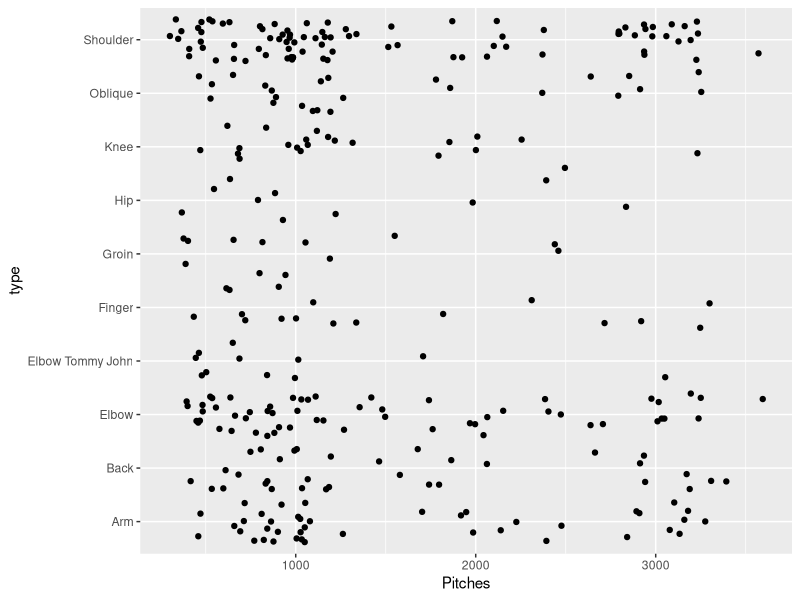
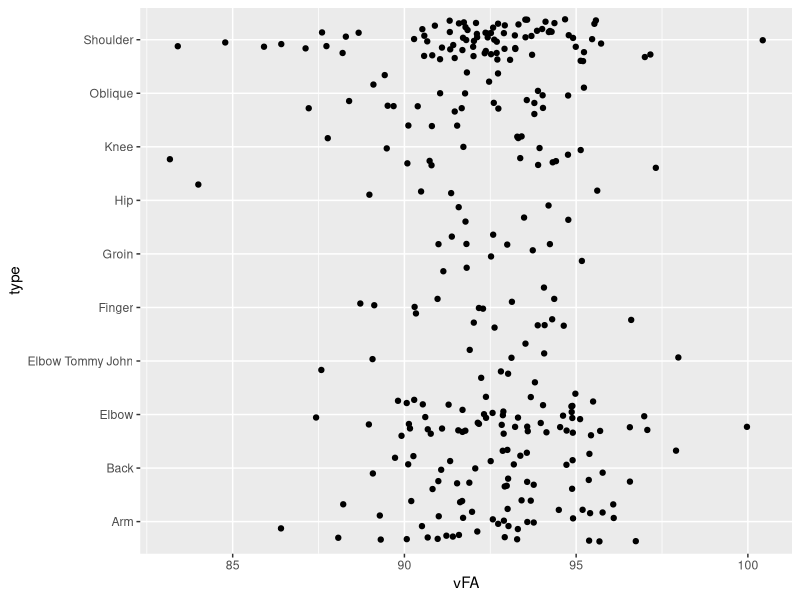
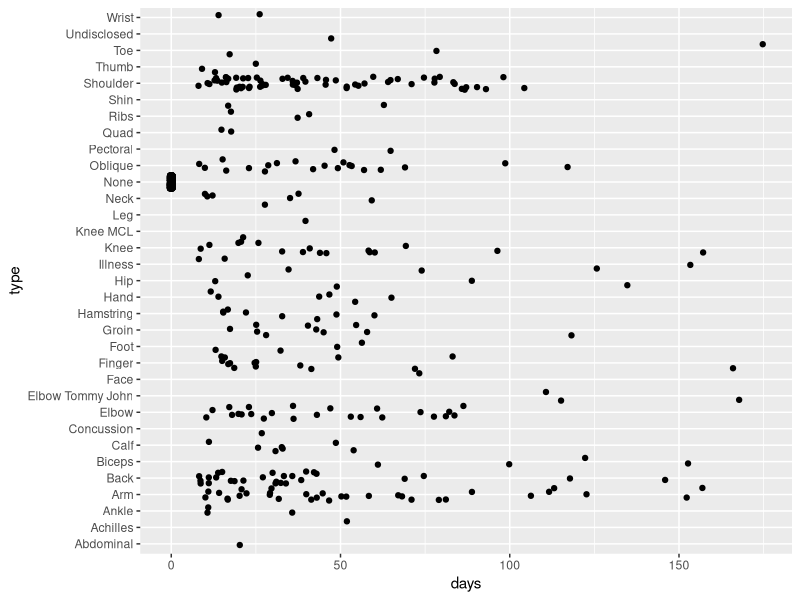
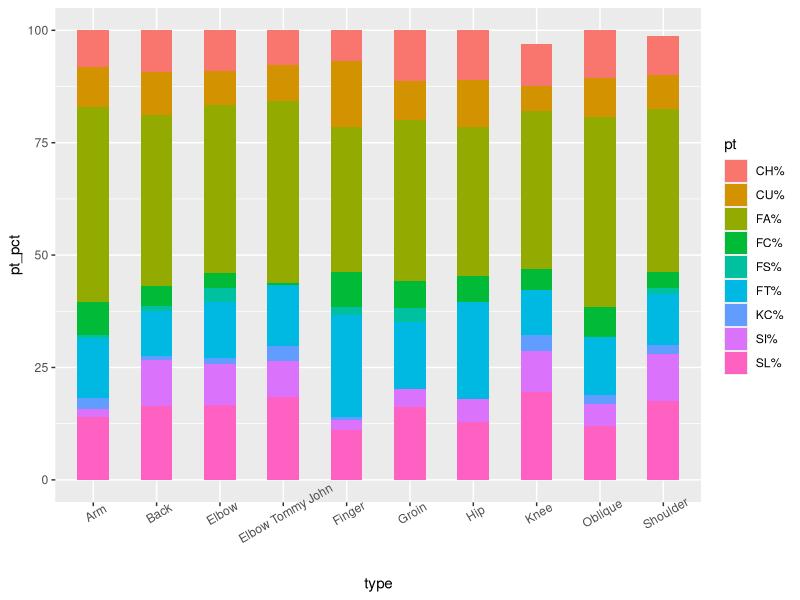
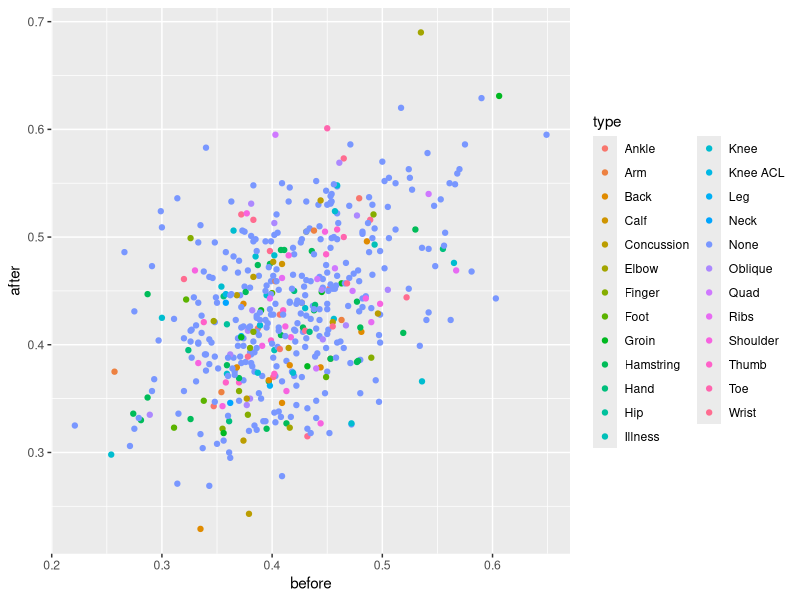
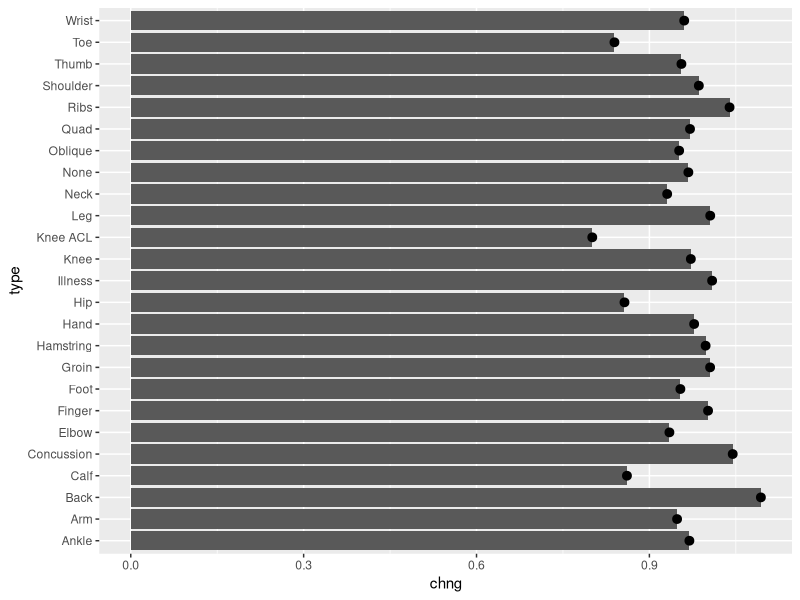
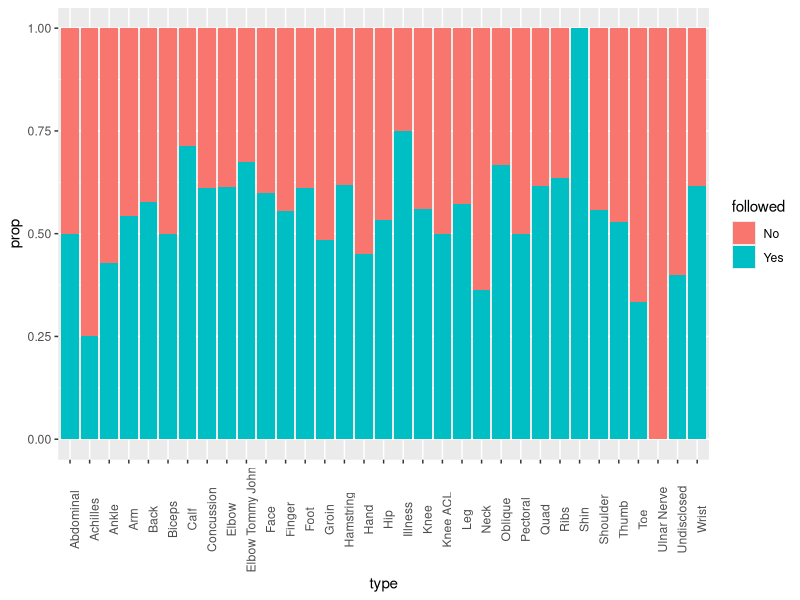

Reproduce these figures in R, in order. (Note: this script raises an error after producing the figures.)
## ---- chunk 1
knitr::opts_chunk$set(warning = F,
                      message = F)
## ---- chunk 2
# Install all necessary packages
library(dplyr)
library(tidyverse)
library(ggplot2)
library(zoo)
## ---- chunk 3
pitches_2015 <- read_csv('./data/Pitchers2015.csv')
injuries_2016 <- read_csv('./data/injuries_2016.csv')

pitches_2016 <- read_csv('./data/Pitchers2016.csv')
injuries_2017 <- read_csv('./data/injuries_2017.csv')

# join each year before concatting them
joined1 <- merge(injuries_2016, pitches_2015, by.x = "name", by.y = "name", all.y = T)
joined1$year <- '2016'

joined2 <- merge(injuries_2017, pitches_2016, by.x = "name", by.y = "name", all.y = T)
joined2$year <- '2017'

joined <- rbind(joined1, joined2)

joined_pitchers <- filter(joined, pos == "RP" | pos == "SP")

# if a player has multiple injuries, encoded as Injury1/Injury2/... First is most serious, so just consider that
extract_injury <- function(val) { strsplit(val, "/")[[1]][[1]] }

# clean up the data
# @param df pitch dataframe joined with injury data
clean <- function(df) {
  percent_cols <- colnames(df)[8:16]
  f <- function(val) { sub("%", "", val) }
  df[percent_cols] <- sapply(df[percent_cols], f)
  df[percent_cols] <- sapply(df[percent_cols], as.numeric)
  # if a pitcher never throws a pitch
  df[percent_cols][is.na(df[percent_cols])] <- 0
  df$type[is.na(df$type)] <- "None"
  df$days[is.na(df$days)] <- 0

  df$type <- sapply(df$type, extract_injury)
  
  df
}

# lastly, let's only consider injury types suffered by at least 10 players
joined <- clean(joined)
joined_pitchers <- clean(joined_pitchers)
joined_pitchers <- mutate(group_by(joined_pitchers, type), cnt = n())
joined_pitchers <- filter(joined_pitchers, cnt >= 10)
## ---- chunk 4
ggplot(joined_pitchers, aes(x=type, y=Pitches)) + geom_jitter() + coord_flip()
ggplot(joined_pitchers, aes(x=type, y=vFA)) + geom_jitter() + coord_flip()
## ---- chunk 5
ggplot(filter(joined, days < 180), aes(x=type, y=days)) + geom_jitter() + coord_flip()
## ---- chunk 6
percent_cols <- colnames(joined)[8:16]
# we want Fastball percentage first
# tidy the data so we can facet on pitch types
g <- gather(filter(joined_pitchers), pt, pt_pct, percent_cols)
levels(g$pt) <- percent_cols
g <- arrange(g, pt)
ggplot(g, aes(x = type, y = pt_pct, fill = pt, order = pt)) + geom_bar(stat="summary", width = 0.5) + theme(axis.text.x = element_text(angle=30))
## ---- chunk 7
# Prepare the data
injuries2015 <- read_csv('./data/injuries_2015.csv')
injuries2016 <- read_csv('./data/injuries_2016.csv')

df2014 <- read_csv('./data/batters2014.csv')
df2015 <- read_csv('./data/batters2015.csv')
df2016 <- read_csv('./data/batters2016.csv')
df2017 <- read_csv('./data/batters2017.csv')

df2014$year <- 2014
df2015$year <- 2015
df2016$year <- 2016
df2017$year <- 2017

# tidy the data for a three year period
process <- function(data, injuries) {
  # we only want players who played in each season, and batted at least 150 times in 2015/2017
  data <- mutate(group_by(data, name), cnt = n())
  first_yr <- min(data$year)
  third_yr <- max(data$year)
  scnd_year <- (first_yr + third_yr) / 2
  data <- filter(data, cnt == 3 & year != scnd_year)
  # tidy till before and after
  data <- mutate(data, occ = if_else(year == first_yr, "before", "after"))
  data <- data %>% select(name, occ, SLG)
  data <- spread(data, occ, SLG)
  # merge the injuries
  data <- merge(data, injuries, by.x = "name", by.y = "name", all.x = T)
  data$type[is.na(data$type)] <- "None"
  data$type <- sapply(data$type, extract_injury)
  data
}

bat1 <- rbind(df2015, df2016, df2017)
bat2 <- rbind(df2014, df2015, df2016)

bat1 <- process(bat1, injuries2016)
bat2 <- process(bat2, injuries2015)

bat <- rbind(bat1, bat2)
## ---- chunk 8
ggplot(bat, aes(before, after)) + geom_point(aes(color = type))
## ---- chunk 9
bat <- mutate(bat, chng = before / after)
ggplot(bat) + geom_bar(aes(x = type, y = chng), stat="summary") + stat_summary(aes(x = type, y = chng), fun.y = "mean") + coord_flip()
## ---- chunk 10
# process injury data
i1 <- read_csv('./data/injuries_2015.csv')
i2 <- read_csv('./data/injuries_2016.csv')
i3 <- read_csv('./data/injuries_2017.csv')

i1$year = 2015
i2$year = 2016
i3$year = 2017

iAll <- rbind(i1, i2, i3)
iAll <- arrange(iAll, name, year)
iAll <- mutate(group_by(iAll, name), cnt = n())
# data <- mutate(data, occ = if_else(year == first_yr, "before", "after"))
iAll <- iAll %>% mutate(was_followed = if_else(cnt > 1 & year != 2017, 1, 0))
# remove 2017
iAll <- filter(iAll, year != 2017)
iAll$type <- sapply(iAll$type, extract_injury)
iAll <- iAll %>% group_by(type, was_followed) %>%
          summarise(num_i = n()) %>%
          mutate(prop = num_i / sum(num_i))
## ---- chunk 11
# 2-D Mosaic Plot/Stacked bar chart
iAll <- iAll %>% mutate(followed = if_else(was_followed == 0, "No", "Yes"))
ggplot(iAll, aes(x = type, y = prop, fill = followed)) + geom_bar(stat = "identity") + theme(axis.text.x = element_text(angle=90))
## ---- chunk 12
## structure the data so that months are orderd included, in the date
hr <- read_csv('./data/homeRuns.csv')
# just make Mar/April April and Sep/Oct September
hr$Month[hr$Month == 'Mar/Apr'] <- 'Apr'
hr$Month[hr$Month == 'Sept/Oct'] <- 'Sep'
# zoo parser is much better
hr$Date <- as.yearmon(paste0(hr$Season, hr$Month), "%Y%b")
hr$Date <- as.Date(hr$Date)
## ---- chunk 13
ggplot(hr, aes(Date, y = HR)) + geom_line() + scale_x_date(labels = as.Date(hr$Date))
